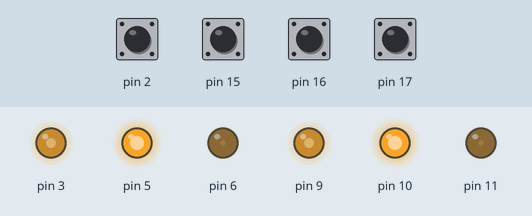
Recording of a sketch running on a simulated Arduino Uno, built with avr-gcc and run on an emulated ATmega328P. On the bench: output pins drawn as LEDs (lit = HIGH). Inputs (shaded band) come from the test bench; at power-on: pin 2, pin 15–17 HIGH.

Above: at 1.2 s.
1.3 s: pin 2 pulled LOW for 0.15 s
At 1.8 s:
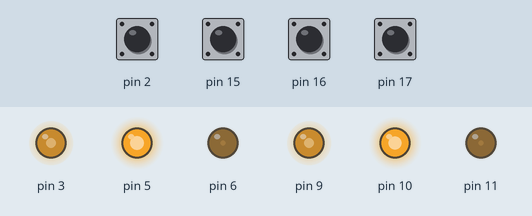
2.9 s: pin 16 pulled LOW for 0.15 s
At 4.2 s:
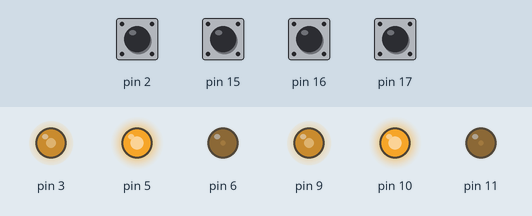
4.5 s: pin 2 pulled LOW for 1 s
At 6.6 s:
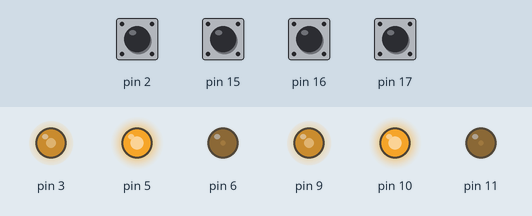
7.0 s: pin 16 pulled LOW for 1 s
At 8.5 s:
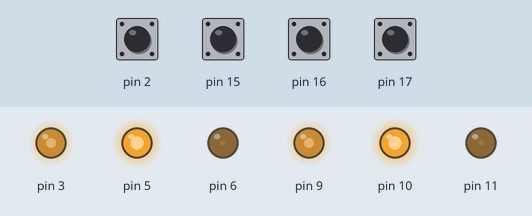
Timing chart, 0 to 10.0 s (numbered marks = the images above; inputs shaded):
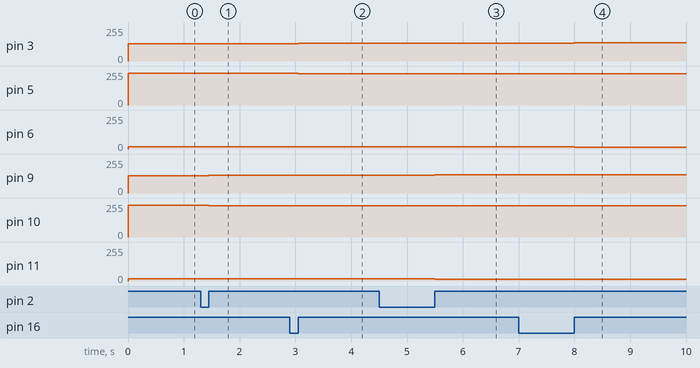

Measured:
- after the input at 1.3 s, pin 9: 131/255 → 134/255 after 0.15 s; pin 10: 237/255 → 235/255 after 0.15 s; pin 11: 17/255 → 16/255 after 0.15 s
- after the input at 2.9 s, pin 3: 131/255 → 134/255 after 0.15 s; pin 5: 237/255 → 235/255 after 0.15 s; pin 6: 17/255 → 16/255 after 0.15 s
- after the input at 4.5 s, pin 9: 134/255 → 137/255 after 1.0 s; pin 10: 235/255 → 234/255 after 1.0 s; pin 11: 16/255 → 15/255 after 1.0 s
- after the input at 7.0 s, pin 3: 134/255 → 137/255 after 1.0 s; pin 5: 235/255 → 234/255 after 1.0 s; pin 6: 16/255 → 15/255 after 1.0 s

The sketch:

Motor_controller.ino
```cpp
/* The motors are controlled by to signal lines; step and direction.
 The direction pin is either pulled high or low. The step pin will
 trig a step on the motor on a rising edge.

       MOTOR1          MOTOR2
Step:  PD2/D2(/INT)    PC2/A2
Dir:   PC1/A1          PC3/A3(/M_P)
*/

#include "BLDC.h"

// Motors connected to pin 3,5,6 and 9,10,11
BLDC Motor1(9,10,11);
BLDC Motor2(3,5,6);


void setup()
{
 // Serial.begin(115200);
  Motor1.begin();
  Motor2.begin();

  DDRC &= ~0x0E; // 0b00001110 -> set PC1, PC2 and PC3 as input
  DDRD &= ~0x04; // 0b00000100 -> set PD2 as input
  PORTC |= 0x0E; // 0b00001110 -> enable input pullup for PC3, PC2 and PC1
  PORTD |= 0x04; // 0b00000100 -> enable input pullup for PD2

  // Pin Change Interrupt enable on PCINT1 vector (PCINT8 - PCINT14)
  PCICR |= _BV(PCIE1);    // Enable PCIE1 (PCINT8 - 14)
  PCICR |= _BV(PCIE2);    // Enable PCIE2 (PCINT16 - 23)
  PCMSK1 |= _BV(PCINT10);  // Enable PCINT10 (PC2)
  PCMSK2 |= _BV(PCINT18); // Enable PCINT18 (PD2)

  sei(); // Turn global interrupt on.
}


void loop()
{
  while(1); // Let the interrupt handle everything
}


// Trigs when PC1 (PCINT9) detects a rising edge
ISR(PCINT1_vect)
{
  if(PINC & _BV(PC2)) // if(PC2.read == true)
  {
    ((PINC & _BV(PC3)) ? Motor2.step(true) : Motor2.step(false));
    // If PC3.read == HIGH -> Motor2.step(true), else -> Motor2.step(false)

  }
}


// Trigs when PD2 (PCINT18) detects a rising edge
ISR(PCINT2_vect)
{
  if(PIND & _BV(PD2)) // if(PD2.read == true)
  {
    ((PINC & _BV(PC1)) ? Motor1.step(true) : Motor1.step(false));
   // If PC1.read == HIGH -> Motor1.step(true), else -> Motor1.step(false)
  }
}
```

BLDC.cpp
```cpp
/* BLDC - BrushLess DC Motor */

#include "BLDC.h"
#include "Arduino.h"


BLDC::BLDC(uint8_t t_phase1, uint8_t t_phase2, uint8_t t_phase3)
{
  //Store arguments to local variables
  m_phase1 = t_phase1;
  m_phase2 = t_phase2;
  m_phase3 = t_phase3;

  //set to output
  pinMode(m_phase1, OUTPUT);
  pinMode(m_phase2, OUTPUT);
  pinMode(m_phase3, OUTPUT);
}


void BLDC::begin() // Needed to permanently set the timer registers
{
  // Set PWM frequency to 31250 Hz
  TCCR0B = TCCR0B & 0b11111000 | 0x01; // pin 5 and 6
  TCCR1B = TCCR1B & 0b11111000 | 0x01; // pin 9 and 10
  TCCR2B = TCCR2B & 0b11111000 | 0x01; // pins 3 and 11
  ICR1 = 0xFF; // 8-bit PWM resolution

  step(true); //enable PWM on the three phases
}


void BLDC::step(bool t_direction)
{
  if (t_direction == true) // clockwise or counter clockwise
  {
    currentStepPhase1++;
    currentStepPhase2++;
    currentStepPhase3++;
  }
  else
  {
    currentStepPhase1--;
    currentStepPhase2--;
    currentStepPhase3--;
  }

  //Start at the beginning or start at the end
  if(currentStepPhase1 > maxArrayPlace) currentStepPhase1 = 0;
  if(currentStepPhase1 < 0) currentStepPhase1 = maxArrayPlace;

  if(currentStepPhase2 > maxArrayPlace) currentStepPhase2 = 0;
  if(currentStepPhase2 < 0) currentStepPhase2 = maxArrayPlace;

  if(currentStepPhase3 > maxArrayPlace) currentStepPhase3 = 0;
  if(currentStepPhase3 < 0) currentStepPhase3 = maxArrayPlace;


  analogWrite(m_phase1, pwmSin[currentStepPhase1]);
  analogWrite(m_phase2, pwmSin[currentStepPhase2]);
  analogWrite(m_phase3, pwmSin[currentStepPhase3]);

/*
  Serial.print("");
  Serial.print(pwmSin[currentStepPhase1]);
  Serial.print(",");
  Serial.print(pwmSin[currentStepPhase2]);
  Serial.print(",");
  Serial.println(pwmSin[currentStepPhase3]);
*/


}
```

Source omitted: BLDC.h (data table, 5921 bytes)
